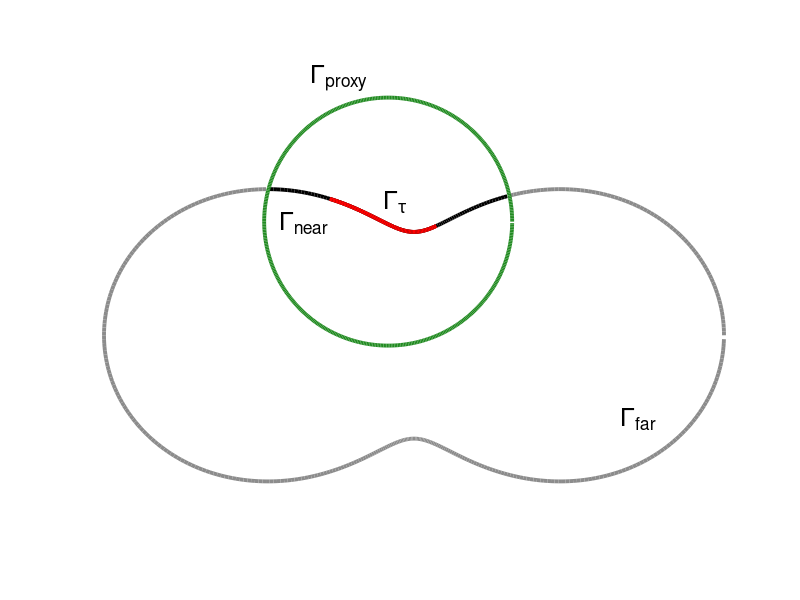
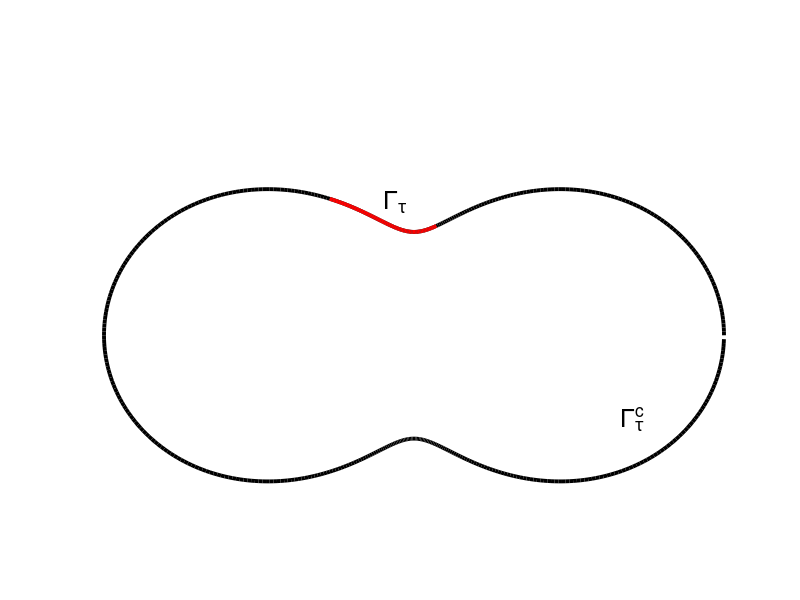
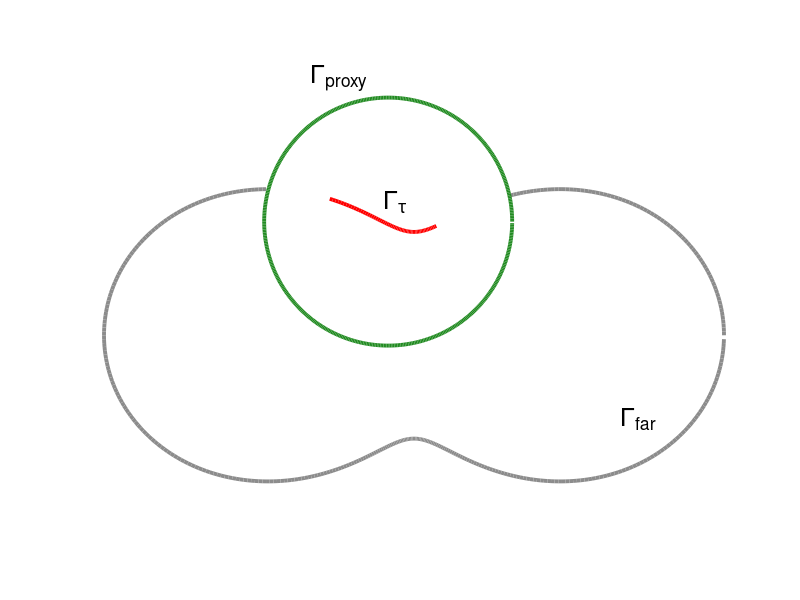

Write the MATLAB code that produced these figures, in order.
% Sec 3.5 - 2D Proxy Points
%         - example of how proxy points work in 2D
%         - plots near field, far field and proxy circle 
%         - outputs Figures 3.7, 3.8 and 3.9
%--------------------------------------------------------------------------

close all; clear; clc; 

% SETTINGS: 
%--------------------------------------------------------------------------

% Boundary: 
flag_geom = 'star'; 
a = 0.5; w = 2; c = 0.2; 
params = [a w c]; 

% number of points 
N = 500; 

% colors for plots: 
green5 = [ 0.133333 0.545098 0.133333];
gray1  = [0.55 0.55 0.55];

%--------------------------------------------------------------------------
% constructing contour: 
t = linspace(0,2*pi*(1-1/N), N); 
R = c*(1+a*cos(w*t)); 

Cx = R.*cos(t); 
Cy = R.*sin(t); 

figure(1); hold on  % Figure 3.8 
                    % plots Gamma_tau, Gamma_near, Gamma_far and
                    % Gamma_proxy
plot(Cx(110:170), Cy(110:170),'r', 'LineWidth', 2.8);
plot(Cx(79:188),  Cy(79:188) , 'k', 'LineWidth', 2.8);
plot(Cx(1:78),    Cy(1:78)   ,'Color', gray1,'LineWidth', 2.8);
plot(Cx(189:end), Cy(189:end),'Color',gray1,'LineWidth', 2.8);
plot(Cx(110:170), Cy(110:170),'r', 'LineWidth',2.8);

text(-0.03, 0.13, '\Gamma_\tau', 'FontSize',18);
text(-0.13, 0.11, '\Gamma_{near}', 'FontSize',18);
text(-0.1, 0.25, '\Gamma_{proxy}', 'FontSize',18);
text(0.2, -0.08, '\Gamma_{far}', 'FontSize',18);

% proxy circle: 
Cpx = 0.12*cos(t) - 0.025;
Cpy = 0.12*sin(t) + 0.11; 

plot(Cpx, Cpy, 'Color', green5, 'LineWidth', 2.8);
axis equal; 
xlimits = get(gca, 'XLim');
ylimits = get(gca, 'YLim');
axis off; 
set(gcf, 'Color', 'w');

% *** for exporting
% addpath('export_fig-master'); 
% export_fig '2DGammaTauNearFarProxy' -pdf -transparent

figure(2); hold on  % Figure 3.7
                    % plots Gamma_tau and Gamma_tau complement
plot(Cx, Cy,'k','LineWidth',2.8);
plot(Cx(110:170), Cy(110:170),'r', 'LineWidth', 2.8);

text(-0.03, 0.13, '\Gamma_\tau', 'FontSize',18);
text(0.2, -0.08, '\Gamma_\tau^c', 'FontSize',18);
xlim(xlimits);
ylim(ylimits);
axis off; 
set(gcf, 'Color', 'w');

% export_fig '2DGammaTauGammaTauC' -pdf -transparent
 
figure(3); hold on  % Figure 3.9
                    % plots Gamma_tau, Gamma_far and Gamma_proxy
plot(Cx(1:78), Cy(1:78),'Color', gray1,'LineWidth',2.8);
plot(Cx(189:end), Cy(189:end),'Color',gray1,'LineWidth',2.8);
plot(Cx(110:170), Cy(110:170),'r', 'LineWidth',2.8);

Cpx = 0.12*cos(t) - 0.025;
Cpy = 0.12*sin(t) + 0.11; 

plot(Cpx, Cpy, 'Color', green5,'LineWidth', 2.8);
axis equal; 
xlimits = get(gca, 'XLim');
ylimits = get(gca, 'YLim');
axis off; set(gcf, 'Color', 'w');

text(-0.03, 0.13, '\Gamma_\tau', 'FontSize',18);
text(-0.1, 0.25, '\Gamma_{proxy}', 'FontSize',18);
text(0.2, -0.08, '\Gamma_{far}', 'FontSize',18);

% export_fig '2DGammaTauFarProxy' -pdf -transparent

